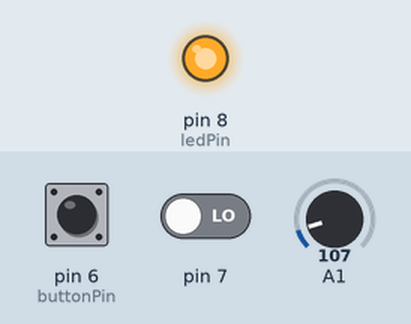
This sketch was run on a simulated Arduino Uno, built with avr-gcc and run on an emulated ATmega328P. On the bench: output pins drawn as LEDs (lit = HIGH). The inputs (shaded band) are chosen by the test bench; at power-on: pin 6 (buttonPin) LOW, A1 = 107, pin 7 LOW.

Above: at 1.2 s.
1.3 s: pin 6 (buttonPin) pulled HIGH for 0.15 s
At 1.4 s:
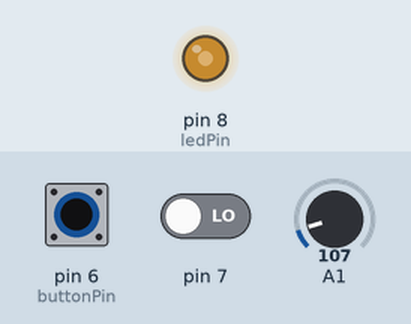
3.0 s: pin 6 (buttonPin) pulled HIGH for 3.2 s
At 7.3 s:
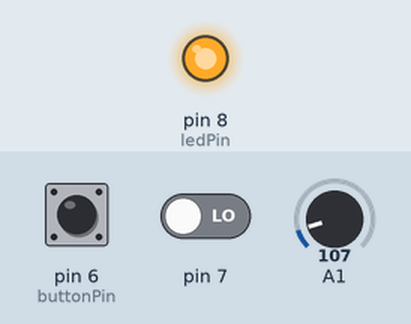
9.6 s: A1 set to 107
11.5 s: A1 set to 92
Timing chart, 0 to 14.5 s (numbered marks = the images above; inputs shaded):
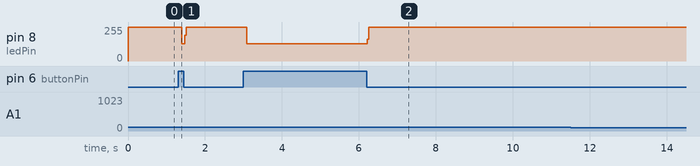

The sketch:

sketch_jun03a.ino
```cpp
const int buttonPin = 6;
const int ledPin = 8;
int ledState = HIGH;
int lastButtonState = LOW;
unsigned long lastDebounceTime = 0;
unsigned long debounceDelay = 50;


int buttonState = 0;
unsigned long tempsdepart=0;
unsigned long tempsfin=0;

void setup() {
  pinMode(buttonPin, INPUT);
  pinMode(ledPin, OUTPUT);
  digitalWrite(ledPin, ledState);
  Serial.begin(9600);
  tempsdepart=millis();
  tempsfin=tempsdepart + 10000;

}

void loop() {
    buttonState = digitalRead(7);

   if(buttonState == 1)
   {
     Serial.println("Pris de captation");
   if(millis()>tempsfin){
    tempsfin =millis() +10000;
    int somme = 0;
    for( int i = 0; i<=32; i++){
      somme = somme + analogRead(A1);
    }
    int sonore = somme >>5;
    Serial.println("Valeur du capteur sonore:");
    Serial.println(sonore);
   }
  }

  test_button();
}


// a supprimer

bool test_button(){
  int reading = digitalRead(buttonPin);
  if (reading != lastButtonState) {
    lastDebounceTime = millis();
  }
  if ((millis() - lastDebounceTime) > debounceDelay) {
    if (reading != buttonState) {
      buttonState = reading;
      if(buttonState == HIGH){
        ledState = !ledState;
        digitalWrite(8, ledState);
      }
    }
  }
  lastButtonState = reading;
}
```

Measured:
- after the input at 1.3 s, pin 8 (ledPin): 255/255 → 128/255 after 0.09 s, → 255/255 0.08 s later
- after the input at 3.0 s, pin 8 (ledPin): 255/255 → 128/255 after 0.09 s, → 255/255 3.1 s later
- after the input at 9.6 s, every drawn part: stays the same
- after the input at 11.5 s, every drawn part: stays the same
